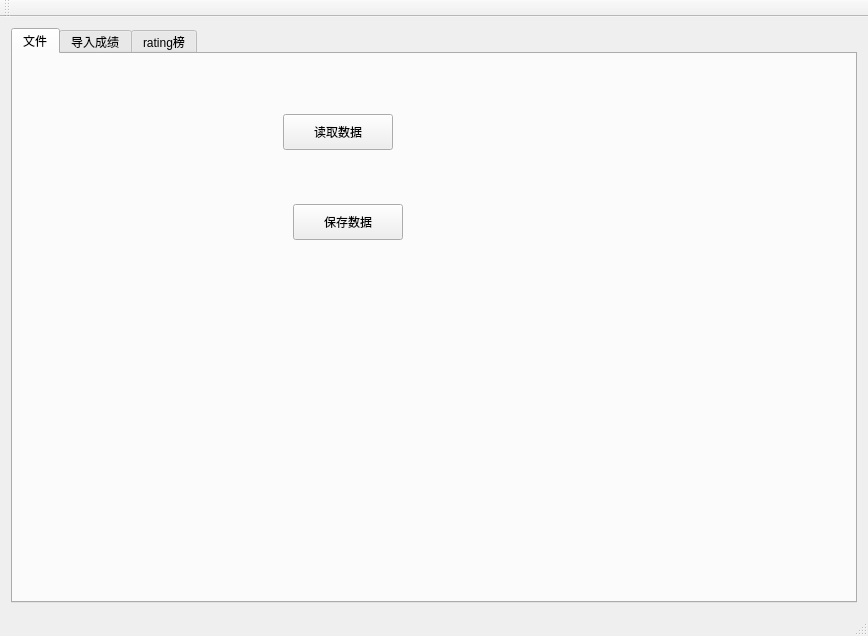
<?xml version="1.0" encoding="UTF-8"?>
<ui version="4.0">
 <class>MainWindow</class>
 <widget class="QMainWindow" name="MainWindow">
  <property name="geometry">
   <rect>
    <x>0</x>
    <y>0</y>
    <width>868</width>
    <height>636</height>
   </rect>
  </property>
  <property name="windowTitle">
   <string>成绩排名工具</string>
  </property>
  <widget class="QWidget" name="centralWidget">
   <layout class="QGridLayout" name="gridLayout">
    <item row="0" column="0">
     <widget class="QTabWidget" name="tabWidget">
      <property name="currentIndex">
       <number>0</number>
      </property>
      <widget class="QWidget" name="tab">
       <attribute name="title">
        <string>文件</string>
       </attribute>
       <widget class="QPushButton" name="readFileButton">
        <property name="geometry">
         <rect>
          <x>270</x>
          <y>60</y>
          <width>110</width>
          <height>36</height>
         </rect>
        </property>
        <property name="text">
         <string>读取数据</string>
        </property>
       </widget>
       <widget class="QPushButton" name="writeFileButton">
        <property name="geometry">
         <rect>
          <x>280</x>
          <y>150</y>
          <width>110</width>
          <height>36</height>
         </rect>
        </property>
        <property name="text">
         <string>保存数据</string>
        </property>
       </widget>
      </widget>
      <widget class="QWidget" name="tab_2">
       <attribute name="title">
        <string>导入成绩</string>
       </attribute>
       <layout class="QGridLayout" name="gridLayout_2">
        <item row="0" column="0">
         <widget class="QPlainTextEdit" name="importTextEdit"/>
        </item>
        <item row="1" column="0">
         <widget class="QPushButton" name="importButton">
          <property name="text">
           <string>导入成绩</string>
          </property>
         </widget>
        </item>
       </layout>
      </widget>
      <widget class="QWidget" name="tab_3">
       <attribute name="title">
        <string>rating榜</string>
       </attribute>
       <layout class="QGridLayout" name="gridLayout_3">
        <item row="0" column="0">
         <widget class="QTableWidget" name="rankingWidget">
          <property name="editTriggers">
           <set>QAbstractItemView::NoEditTriggers</set>
          </property>
         </widget>
        </item>
        <item row="1" column="0">
         <widget class="QPushButton" name="refreshRankingButton">
          <property name="text">
           <string>刷新排行榜</string>
          </property>
         </widget>
        </item>
       </layout>
      </widget>
     </widget>
    </item>
   </layout>
  </widget>
  <widget class="QMenuBar" name="menuBar">
   <property name="geometry">
    <rect>
     <x>0</x>
     <y>0</y>
     <width>868</width>
     <height>17</height>
    </rect>
   </property>
  </widget>
  <widget class="QToolBar" name="mainToolBar">
   <attribute name="toolBarArea">
    <enum>TopToolBarArea</enum>
   </attribute>
   <attribute name="toolBarBreak">
    <bool>false</bool>
   </attribute>
  </widget>
  <widget class="QStatusBar" name="statusBar"/>
 </widget>
 <layoutdefault spacing="6" margin="11"/>
 <resources/>
 <connections/>
</ui>
